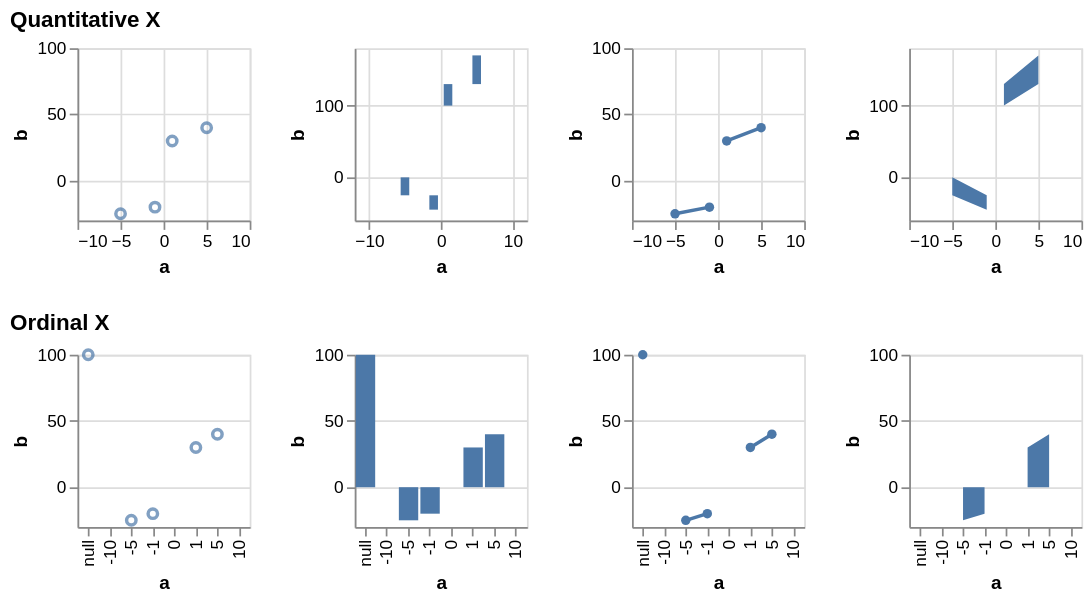

Write the Vega-Lite specification saved for this chart.
### Vega specification from a JSON file in a GitHub repository (floating-point values rounded to 4 significant figures)
{"$schema": "https://vega.github.io/schema/vega/v5.json", "description": "Testing invalid", "background": "white", "padding": 5, "data": [{"name": "source_0", "values": [{"a": null, "b": 100}, {"a": -10, "b": null}, {"a": -5, "b": -25}, {"a": -1, "b": -20}, {"a": 0, "b": null}, {"a": 1, "b": 30}, {"a": 5, "b": 40}, {"a": 10, "b": null}]}, {"name": "data_0", "source": "source_0", "transform": [{"type": "formula", "expr": "toNumber(datum[\"a\"])", "as": "a"}]}, {"name": "data_2", "source": "data_0", "transform": [{"type": "filter", "expr": "isValid(datum[\"a\"]) && isFinite(+datum[\"a\"]) && isValid(datum[\"b\"]) && isFinite(+datum[\"b\"])"}]}, {"name": "data_3", "source": "data_0", "transform": [{"type": "stack", "groupby": [], "field": "b", "sort": {"field": [], "order": []}, "as": ["b_start", "b_end"], "offset": "zero"}]}, {"name": "data_4", "source": "data_3", "transform": [{"type": "filter", "expr": "isValid(datum[\"a\"]) && isFinite(+datum[\"a\"]) && isValid(datum[\"b\"]) && isFinite(+datum[\"b\"])"}]}, {"name": "data_5", "source": "data_0", "transform": [{"type": "stack", "groupby": [], "field": "b", "sort": {"field": [], "order": []}, "as": ["b_start", "b_end"], "offset": "zero"}]}, {"name": "data_6", "source": "data_0", "transform": [{"type": "filter", "expr": "isValid(datum[\"b\"]) && isFinite(+datum[\"b\"])"}]}, {"name": "data_7", "source": "data_0", "transform": [{"type": "stack", "groupby": ["a"], "field": "b", "sort": {"field": [], "order": []}, "as": ["b_start", "b_end"], "offset": "zero"}]}, {"name": "data_8", "source": "data_7", "transform": [{"type": "filter", "expr": "isValid(datum[\"b\"]) && isFinite(+datum[\"b\"])"}]}, {"name": "data_9", "source": "data_0", "transform": [{"type": "impute", "field": "b", "groupby": [], "key": "a", "method": "value", "value": 0}, {"type": "stack", "groupby": ["a"], "field": "b", "sort": {"field": [], "order": []}, "as": ["b_start", "b_end"], "offset": "zero"}]}], "signals": [{"name": "childHeight", "value": 100}, {"name": "concat_0_childWidth", "value": 100}, {"name": "concat_1_childWidth", "value": 100}], "layout": {"padding": 20, "columns": 1, "bounds": "full", "align": "each"}, "marks": [{"type": "group", "name": "concat_0_group", "title": {"text": "Quantitative X", "anchor": "start"}, "layout": {"padding": 20, "bounds": "full", "align": "each"}, "marks": [{"type": "group", "name": "concat_0_concat_0_group", "style": "cell", "encode": {"update": {"width": {"signal": "concat_0_childWidth"}, "height": {"signal": "childHeight"}}}, "marks": [{"name": "concat_0_concat_0_marks", "type": "symbol", "style": ["point"], "from": {"data": "data_2"}, "encode": {"update": {"opacity": {"value": 0.7}, "fill": {"value": "transparent"}, "stroke": {"value": "#4c78a8"}, "tooltip": {"signal": "{\"a\": format(datum[\"a\"], \"\"), \"b\": format(datum[\"b\"], \"\")}"}, "ariaRoleDescription": {"value": "point"}, "description": {"signal": "\"a: \" + (format(datum[\"a\"], \"\")) + \"; b: \" + (format(datum[\"b\"], \"\"))"}, "x": {"scale": "concat_0_concat_0_x", "field": "a"}, "y": {"scale": "concat_0_concat_0_y", "field": "b"}}}}], "axes": [{"scale": "concat_0_concat_0_x", "orient": "bottom", "gridScale": "concat_0_concat_0_y", "grid": true, "tickCount": {"signal": "ceil(concat_0_childWidth/40)"}, "domain": false, "labels": false, "aria": false, "maxExtent": 0, "minExtent": 0, "ticks": false, "zindex": 0}, {"scale": "concat_0_concat_0_y", "orient": "left", "gridScale": "concat_0_concat_0_x", "grid": true, "tickCount": {"signal": "ceil(childHeight/40)"}, "domain": false, "labels": false, "aria": false, "maxExtent": 0, "minExtent": 0, "ticks": false, "zindex": 0}, {"scale": "concat_0_concat_0_x", "orient": "bottom", "grid": false, "title": "a", "labelFlush": true, "labelOverlap": true, "tickCount": {"signal": "ceil(concat_0_childWidth/40)"}, "zindex": 0}, {"scale": "concat_0_concat_0_y", "orient": "left", "grid": false, "title": "b", "labelOverlap": true, "tickCount": {"signal": "ceil(childHeight/40)"}, "zindex": 0}]}, {"type": "group", "name": "concat_0_concat_1_group", "style": "cell", "encode": {"update": {"width": {"signal": "concat_0_childWidth"}, "height": {"signal": "childHeight"}}}, "marks": [{"name": "concat_0_concat_1_marks", "type": "rect", "style": ["bar"], "from": {"data": "data_4"}, "encode": {"update": {"fill": {"value": "#4c78a8"}, "tooltip": {"signal": "{\"a\": format(datum[\"a\"], \"\"), \"b\": format(datum[\"b\"], \"\")}"}, "ariaRoleDescription": {"value": "bar"}, "description": {"signal": "\"a: \" + (format(datum[\"a\"], \"\")) + \"; b: \" + (format(datum[\"b\"], \"\"))"}, "xc": {"scale": "concat_0_concat_1_x", "field": "a"}, "width": {"value": 5}, "y": {"scale": "concat_0_concat_1_y", "field": "b_end"}, "y2": {"scale": "concat_0_concat_1_y", "field": "b_start"}}}}], "axes": [{"scale": "concat_0_concat_1_x", "orient": "bottom", "gridScale": "concat_0_concat_1_y", "grid": true, "tickCount": {"signal": "ceil(concat_0_childWidth/40)"}, "domain": false, "labels": false, "aria": false, "maxExtent": 0, "minExtent": 0, "ticks": false, "zindex": 0}, {"scale": "concat_0_concat_1_y", "orient": "left", "gridScale": "concat_0_concat_1_x", "grid": true, "tickCount": {"signal": "ceil(childHeight/40)"}, "domain": false, "labels": false, "aria": false, "maxExtent": 0, "minExtent": 0, "ticks": false, "zindex": 0}, {"scale": "concat_0_concat_1_x", "orient": "bottom", "grid": false, "title": "a", "labelFlush": true, "labelOverlap": true, "tickCount": {"signal": "ceil(concat_0_childWidth/40)"}, "zindex": 0}, {"scale": "concat_0_concat_1_y", "orient": "left", "grid": false, "title": "b", "labelOverlap": true, "tickCount": {"signal": "ceil(childHeight/40)"}, "zindex": 0}]}, {"type": "group", "name": "concat_0_concat_2_group", "style": "cell", "encode": {"update": {"width": {"signal": "concat_0_childWidth"}, "height": {"signal": "childHeight"}}}, "marks": [{"name": "concat_0_concat_2_layer_0_marks", "type": "line", "style": ["line"], "sort": {"field": "x"}, "from": {"data": "data_0"}, "encode": {"update": {"stroke": {"value": "#4c78a8"}, "tooltip": {"signal": "{\"a\": format(datum[\"a\"], \"\"), \"b\": format(datum[\"b\"], \"\")}"}, "description": {"signal": "\"a: \" + (format(datum[\"a\"], \"\")) + \"; b: \" + (format(datum[\"b\"], \"\"))"}, "x": {"scale": "concat_0_concat_2_x", "field": "a"}, "y": {"scale": "concat_0_concat_2_y", "field": "b"}, "defined": {"signal": "isValid(datum[\"a\"]) && isFinite(+datum[\"a\"]) && isValid(datum[\"b\"]) && isFinite(+datum[\"b\"])"}}}}, {"name": "concat_0_concat_2_layer_1_marks", "type": "symbol", "style": ["point"], "from": {"data": "data_2"}, "encode": {"update": {"opacity": {"value": 1}, "fill": {"value": "#4c78a8"}, "tooltip": {"signal": "{\"a\": format(datum[\"a\"], \"\"), \"b\": format(datum[\"b\"], \"\")}"}, "ariaRoleDescription": {"value": "point"}, "description": {"signal": "\"a: \" + (format(datum[\"a\"], \"\")) + \"; b: \" + (format(datum[\"b\"], \"\"))"}, "x": {"scale": "concat_0_concat_2_x", "field": "a"}, "y": {"scale": "concat_0_concat_2_y", "field": "b"}}}}], "axes": [{"scale": "concat_0_concat_2_x", "orient": "bottom", "gridScale": "concat_0_concat_2_y", "grid": true, "tickCount": {"signal": "ceil(concat_0_childWidth/40)"}, "domain": false, "labels": false, "aria": false, "maxExtent": 0, "minExtent": 0, "ticks": false, "zindex": 0}, {"scale": "concat_0_concat_2_y", "orient": "left", "gridScale": "concat_0_concat_2_x", "grid": true, "tickCount": {"signal": "ceil(childHeight/40)"}, "domain": false, "labels": false, "aria": false, "maxExtent": 0, "minExtent": 0, "ticks": false, "zindex": 0}, {"scale": "concat_0_concat_2_x", "orient": "bottom", "grid": false, "title": "a", "labelFlush": true, "labelOverlap": true, "tickCount": {"signal": "ceil(concat_0_childWidth/40)"}, "zindex": 0}, {"scale": "concat_0_concat_2_y", "orient": "left", "grid": false, "title": "b", "labelOverlap": true, "tickCount": {"signal": "ceil(childHeight/40)"}, "zindex": 0}]}, {"type": "group", "name": "concat_0_concat_3_group", "style": "cell", "encode": {"update": {"width": {"signal": "concat_0_childWidth"}, "height": {"signal": "childHeight"}}}, "marks": [{"name": "concat_0_concat_3_marks", "type": "area", "style": ["area"], "sort": {"field": "x"}, "from": {"data": "data_5"}, "encode": {"update": {"orient": {"value": "vertical"}, "fill": {"value": "#4c78a8"}, "tooltip": {"signal": "{\"a\": format(datum[\"a\"], \"\"), \"b\": format(datum[\"b\"], \"\")}"}, "description": {"signal": "\"a: \" + (format(datum[\"a\"], \"\")) + \"; b: \" + (format(datum[\"b\"], \"\"))"}, "x": {"scale": "concat_0_concat_3_x", "field": "a"}, "y": {"scale": "concat_0_concat_3_y", "field": "b_end"}, "y2": {"scale": "concat_0_concat_3_y", "field": "b_start"}, "defined": {"signal": "isValid(datum[\"a\"]) && isFinite(+datum[\"a\"]) && isValid(datum[\"b\"]) && isFinite(+datum[\"b\"])"}}}}], "axes": [{"scale": "concat_0_concat_3_x", "orient": "bottom", "gridScale": "concat_0_concat_3_y", "grid": true, "tickCount": {"signal": "ceil(concat_0_childWidth/40)"}, "domain": false, "labels": false, "aria": false, "maxExtent": 0, "minExtent": 0, "ticks": false, "zindex": 0}, {"scale": "concat_0_concat_3_y", "orient": "left", "gridScale": "concat_0_concat_3_x", "grid": true, "tickCount": {"signal": "ceil(childHeight/40)"}, "domain": false, "labels": false, "aria": false, "maxExtent": 0, "minExtent": 0, "ticks": false, "zindex": 0}, {"scale": "concat_0_concat_3_x", "orient": "bottom", "grid": false, "title": "a", "labelFlush": true, "labelOverlap": true, "tickCount": {"signal": "ceil(concat_0_childWidth/40)"}, "zindex": 0}, {"scale": "concat_0_concat_3_y", "orient": "left", "grid": false, "title": "b", "labelOverlap": true, "tickCount": {"signal": "ceil(childHeight/40)"}, "zindex": 0}]}]}, {"type": "group", "name": "concat_1_group", "title": {"text": "Ordinal X", "anchor": "start"}, "layout": {"padding": 20, "bounds": "full", "align": "each"}, "marks": [{"type": "group", "name": "concat_1_concat_0_group", "style": "cell", "encode": {"update": {"width": {"signal": "concat_1_childWidth"}, "height": {"signal": "childHeight"}}}, "marks": [{"name": "concat_1_concat_0_marks", "type": "symbol", "style": ["point"], "from": {"data": "data_6"}, "encode": {"update": {"opacity": {"value": 0.7}, "fill": {"value": "transparent"}, "stroke": {"value": "#4c78a8"}, "tooltip": {"signal": "{\"a\": isValid(datum[\"a\"]) ? datum[\"a\"] : \"\"+datum[\"a\"], \"b\": format(datum[\"b\"], \"\")}"}, "ariaRoleDescription": {"value": "point"}, "description": {"signal": "\"a: \" + (isValid(datum[\"a\"]) ? datum[\"a\"] : \"\"+datum[\"a\"]) + \"; b: \" + (format(datum[\"b\"], \"\"))"}, "x": {"scale": "concat_1_concat_0_x", "field": "a"}, "y": {"scale": "concat_1_concat_0_y", "field": "b"}}}}], "axes": [{"scale": "concat_1_concat_0_y", "orient": "left", "gridScale": "concat_1_concat_0_x", "grid": true, "tickCount": {"signal": "ceil(childHeight/40)"}, "domain": false, "labels": false, "aria": false, "maxExtent": 0, "minExtent": 0, "ticks": false, "zindex": 0}, {"scale": "concat_1_concat_0_x", "orient": "bottom", "grid": false, "title": "a", "labelAlign": "right", "labelAngle": 270, "labelBaseline": "middle", "zindex": 0}, {"scale": "concat_1_concat_0_y", "orient": "left", "grid": false, "title": "b", "labelOverlap": true, "tickCount": {"signal": "ceil(childHeight/40)"}, "zindex": 0}]}, {"type": "group", "name": "concat_1_concat_1_group", "style": "cell", "encode": {"update": {"width": {"signal": "concat_1_childWidth"}, "height": {"signal": "childHeight"}}}, "marks": [{"name": "concat_1_concat_1_marks", "type": "rect", "style": ["bar"], "from": {"data": "data_8"}, "encode": {"update": {"fill": {"value": "#4c78a8"}, "tooltip": {"signal": "{\"a\": isValid(datum[\"a\"]) ? datum[\"a\"] : \"\"+datum[\"a\"], \"b\": format(datum[\"b\"], \"\")}"}, "ariaRoleDescription": {"value": "bar"}, "description": {"signal": "\"a: \" + (isValid(datum[\"a\"]) ? datum[\"a\"] : \"\"+datum[\"a\"]) + \"; b: \" + (format(datum[\"b\"], \"\"))"}, "x": {"scale": "concat_1_concat_1_x", "field": "a"}, "width": {"signal": "max(0.25, bandwidth('concat_1_concat_1_x'))"}, "y": {"scale": "concat_1_concat_1_y", "field": "b_end"}, "y2": {"scale": "concat_1_concat_1_y", "field": "b_start"}}}}], "axes": [{"scale": "concat_1_concat_1_y", "orient": "left", "gridScale": "concat_1_concat_1_x", "grid": true, "tickCount": {"signal": "ceil(childHeight/40)"}, "domain": false, "labels": false, "aria": false, "maxExtent": 0, "minExtent": 0, "ticks": false, "zindex": 0}, {"scale": "concat_1_concat_1_x", "orient": "bottom", "grid": false, "title": "a", "labelAlign": "right", "labelAngle": 270, "labelBaseline": "middle", "zindex": 0}, {"scale": "concat_1_concat_1_y", "orient": "left", "grid": false, "title": "b", "labelOverlap": true, "tickCount": {"signal": "ceil(childHeight/40)"}, "zindex": 0}]}, {"type": "group", "name": "concat_1_concat_2_group", "style": "cell", "encode": {"update": {"width": {"signal": "concat_1_childWidth"}, "height": {"signal": "childHeight"}}}, "marks": [{"name": "concat_1_concat_2_layer_0_marks", "type": "line", "style": ["line"], "sort": {"field": "x"}, "from": {"data": "data_0"}, "encode": {"update": {"stroke": {"value": "#4c78a8"}, "tooltip": {"signal": "{\"a\": isValid(datum[\"a\"]) ? datum[\"a\"] : \"\"+datum[\"a\"], \"b\": format(datum[\"b\"], \"\")}"}, "description": {"signal": "\"a: \" + (isValid(datum[\"a\"]) ? datum[\"a\"] : \"\"+datum[\"a\"]) + \"; b: \" + (format(datum[\"b\"], \"\"))"}, "x": {"scale": "concat_1_concat_2_x", "field": "a"}, "y": {"scale": "concat_1_concat_2_y", "field": "b"}, "defined": {"signal": "isValid(datum[\"b\"]) && isFinite(+datum[\"b\"])"}}}}, {"name": "concat_1_concat_2_layer_1_marks", "type": "symbol", "style": ["point"], "from": {"data": "data_6"}, "encode": {"update": {"opacity": {"value": 1}, "fill": {"value": "#4c78a8"}, "tooltip": {"signal": "{\"a\": isValid(datum[\"a\"]) ? datum[\"a\"] : \"\"+datum[\"a\"], \"b\": format(datum[\"b\"], \"\")}"}, "ariaRoleDescription": {"value": "point"}, "description": {"signal": "\"a: \" + (isValid(datum[\"a\"]) ? datum[\"a\"] : \"\"+datum[\"a\"]) + \"; b: \" + (format(datum[\"b\"], \"\"))"}, "x": {"scale": "concat_1_concat_2_x", "field": "a"}, "y": {"scale": "concat_1_concat_2_y", "field": "b"}}}}], "axes": [{"scale": "concat_1_concat_2_y", "orient": "left", "gridScale": "concat_1_concat_2_x", "grid": true, "tickCount": {"signal": "ceil(childHeight/40)"}, "domain": false, "labels": false, "aria": false, "maxExtent": 0, "minExtent": 0, "ticks": false, "zindex": 0}, {"scale": "concat_1_concat_2_x", "orient": "bottom", "grid": false, "title": "a", "labelAlign": "right", "labelAngle": 270, "labelBaseline": "middle", "zindex": 0}, {"scale": "concat_1_concat_2_y", "orient": "left", "grid": false, "title": "b", "labelOverlap": true, "tickCount": {"signal": "ceil(childHeight/40)"}, "zindex": 0}]}, {"type": "group", "name": "concat_1_concat_3_group", "style": "cell", "encode": {"update": {"width": {"signal": "concat_1_childWidth"}, "height": {"signal": "childHeight"}}}, "marks": [{"name": "concat_1_concat_3_marks", "type": "area", "style": ["area"], "sort": {"field": "x"}, "from": {"data": "data_9"}, "encode": {"update": {"orient": {"value": "vertical"}, "fill": {"value": "#4c78a8"}, "tooltip": {"signal": "{\"a\": isValid(datum[\"a\"]) ? datum[\"a\"] : \"\"+datum[\"a\"], \"b\": format(datum[\"b\"], \"\")}"}, "description": {"signal": "\"a: \" + (isValid(datum[\"a\"]) ? datum[\"a\"] : \"\"+datum[\"a\"]) + \"; b: \" + (format(datum[\"b\"], \"\"))"}, "x": {"scale": "concat_1_concat_3_x", "field": "a"}, "y": {"scale": "concat_1_concat_3_y", "field": "b_end"}, "y2": {"scale": "concat_1_concat_3_y", "field": "b_start"}, "defined": {"signal": "isValid(datum[\"b\"]) && isFinite(+datum[\"b\"])"}}}}], "axes": [{"scale": "concat_1_concat_3_y", "orient": "left", "gridScale": "concat_1_concat_3_x", "grid": true, "tickCount": {"signal": "ceil(childHeight/40)"}, "domain": false, "labels": false, "aria": false, "maxExtent": 0, "minExtent": 0, "ticks": false, "zindex": 0}, {"scale": "concat_1_concat_3_x", "orient": "bottom", "grid": false, "title": "a", "labelAlign": "right", "labelAngle": 270, "labelBaseline": "middle", "zindex": 0}, {"scale": "concat_1_concat_3_y", "orient": "left", "grid": false, "title": "b", "labelOverlap": true, "tickCount": {"signal": "ceil(childHeight/40)"}, "zindex": 0}]}]}], "scales": [{"name": "concat_0_concat_0_x", "type": "linear", "domain": {"data": "data_0", "field": "a"}, "range": [0, {"signal": "concat_0_childWidth"}], "nice": true, "zero": true}, {"name": "concat_0_concat_0_y", "type": "linear", "domain": {"data": "data_0", "field": "b"}, "range": [{"signal": "childHeight"}, 0], "nice": true, "zero": true}, {"name": "concat_0_concat_1_x", "type": "linear", "domain": {"data": "data_3", "field": "a"}, "range": [0, {"signal": "concat_0_childWidth"}], "nice": true, "zero": false, "padding": 5}, {"name": "concat_0_concat_1_y", "type": "linear", "domain": {"data": "data_3", "fields": ["b_start", "b_end"]}, "range": [{"signal": "childHeight"}, 0], "nice": true, "zero": true}, {"name": "concat_0_concat_2_x", "type": "linear", "domain": {"data": "data_0", "field": "a"}, "range": [0, {"signal": "concat_0_childWidth"}], "nice": true, "zero": false}, {"name": "concat_0_concat_2_y", "type": "linear", "domain": {"data": "data_0", "field": "b"}, "range": [{"signal": "childHeight"}, 0], "nice": true, "zero": true}, {"name": "concat_0_concat_3_x", "type": "linear", "domain": {"data": "data_5", "field": "a"}, "range": [0, {"signal": "concat_0_childWidth"}], "nice": true, "zero": false}, {"name": "concat_0_concat_3_y", "type": "linear", "domain": {"data": "data_5", "fields": ["b_start", "b_end"]}, "range": [{"signal": "childHeight"}, 0], "nice": true, "zero": true}, {"name": "concat_1_concat_0_x", "type": "point", "domain": {"data": "data_0", "field": "a", "sort": true}, "range": [0, {"signal": "concat_1_childWidth"}], "padding": 0.5}, {"name": "concat_1_concat_0_y", "type": "linear", "domain": {"data": "data_0", "field": "b"}, "range": [{"signal": "childHeight"}, 0], "nice": true, "zero": true}, {"name": "concat_1_concat_1_x", "type": "band", "domain": {"data": "data_7", "field": "a", "sort": true}, "range": [0, {"signal": "concat_1_childWidth"}], "paddingInner": 0.1, "paddingOuter": 0.05}, {"name": "concat_1_concat_1_y", "type": "linear", "domain": {"data": "data_7", "fields": ["b_start", "b_end"]}, "range": [{"signal": "childHeight"}, 0], "nice": true, "zero": true}, {"name": "concat_1_concat_2_x", "type": "point", "domain": {"data": "data_0", "field": "a", "sort": true}, "range": [0, {"signal": "concat_1_childWidth"}], "padding": 0.5}, {"name": "concat_1_concat_2_y", "type": "linear", "domain": {"data": "data_0", "field": "b"}, "range": [{"signal": "childHeight"}, 0], "nice": true, "zero": true}, {"name": "concat_1_concat_3_x", "type": "point", "domain": {"data": "data_9", "field": "a", "sort": true}, "range": [0, {"signal": "concat_1_childWidth"}], "padding": 0.5}, {"name": "concat_1_concat_3_y", "type": "linear", "domain": {"data": "data_9", "fields": ["b_start", "b_end"]}, "range": [{"signal": "childHeight"}, 0], "nice": true, "zero": true}], "config": {"mark": {"tooltip": true}}}
